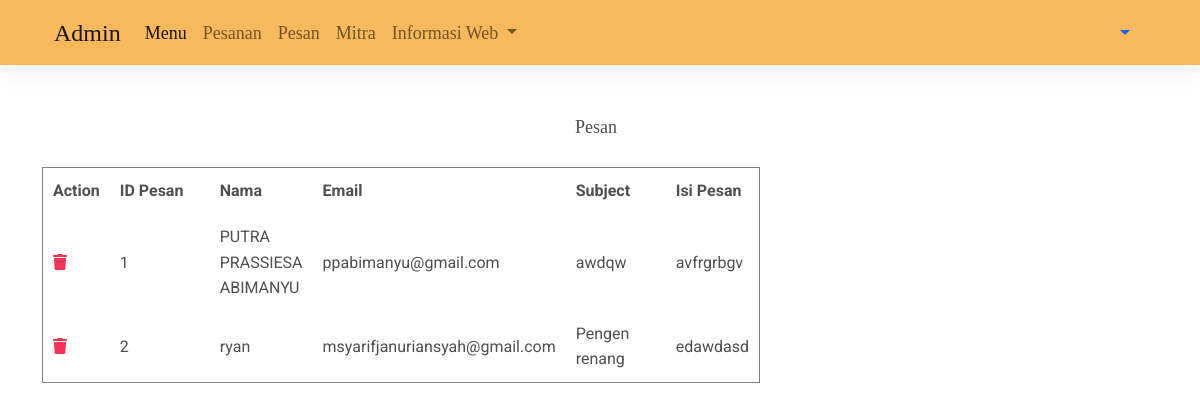
/admin/pesan/pesan.php, run on the app's committed database.
### tables this page shows
CREATE TABLE `contact_us` (
  `id_pesan` int(11) NOT NULL,
  `name_pesan` varchar(300) NOT NULL,
  `email_pesan` varchar(300) NOT NULL,
  `subject` text NOT NULL,
  `pesan` text NOT NULL
);

### web/admin/functions.php (called while the page is built, shortened)
<?php
$conn = mysqli_connect("localhost", "root", "", "multadzambakery");
function query($query)
{
	global $conn;
	$result = mysqli_query($conn, $query);
	$rows = [];
	while ($row = mysqli_fetch_assoc($result)) {
		$rows[] = $row;
	}
	return $rows;
}

### web/admin/pesan/pesan.php (the view, shortened to what this page needs)
<?php
require '../functions.php';
$pesans = query("SELECT * FROM contact_us");
?>
<!DOCTYPE html>
<html lang="en">
<head>
    <link rel="stylesheet" href="https://use.fontawesome.com/releases/v5.11.2/css/all.css" />
    <link rel="stylesheet" href="../../css/mdb.min.css" />
    <link rel="stylesheet" href="../../css/navbar.css">
</head>
<body>
    <nav class="navbar navbar-expand-lg navbar-light">
        <div class="container">
            <div class="container-fluid">
                <div class="collapse navbar-collapse" id="navbarSupportedContent">
                    <a class="navbar-brand" href="#">Admin</a>
                    <ul class="navbar-nav me-auto mb-2 mb-lg-0">
                        <li class="nav-item">
                            <a class="nav-link active" aria-current="page" href="../menu/index.php">Menu</a>
                        </li>
                        <li class="nav-item">
                            <a class="nav-link" href="#">Pesanan</a>
                        </li>
                        <li class="nav-item">
                            <a class="nav-link" href="#">Pesan</a>
                        </li>
                        <li class="nav-item">
                            <a class="nav-link" href="../mitra/mitra.php">Mitra</a>
                        </li>
                        <li class="nav-item dropdown">
                            <a class="nav-link dropdown-toggle" href="#" id="navbarDropdown" role="button" data-mdb-toggle="dropdown" aria-expanded="false">
                                Informasi Web
                            </a>
                    </ul>
                    <div class="d-flex input-group w-auto">
                        <div class="nav-item dropdown">
                            <a class="nav-link dropdown-toggle d-flex align-items-center" href="#" id="navbarDropdownMenuLink" role="button" data-mdb-toggle="dropdown" aria-expanded="false">
                            </a>
                        </div>
                    </div>
                </div>
            </div>
        </div>
    </nav>
    <div class="container mt-5">
        <div class="mx-auto" style="width: 50px;font-family: 'Cormorant Upright', serif;
  font-size: 18px;">Pesan</div><br>
        <table border="1" cellpadding="10" cellspacing="0">
            <tr>
                <th>Action</th>
                <th>ID Pesan</th>
                <th>Nama</th>
                <th>Email</th>
                <th>Subject</th>
                <th>Isi Pesan</th>
            </tr>
            <?php foreach ($pesans as $pesan) : ?>
                <tr>
                    <td>
                        <a href="../hapus.php?id_fm=<?= $pesan['id_pesan']; ?>" onclick="return confirm('yakin?');" class="link-danger"><i class=" fas fa-trash"></i></a>
                    </td>
                    <td width="100"><?= $pesan['id_pesan']; ?> </td>
                    <td width="100"><?= $pesan['name_pesan']; ?> </td>
                    <td width="100"><?= $pesan['email_pesan']; ?> </td>
                    <td width="100"><?= $pesan['subject']; ?> </td>
                    <td width=max><?= $pesan['pesan']; ?></td>
                </tr>
            <?php endforeach; ?>
        </table>
    </div>
</body>
</html>

### web/css/navbar.css (style rules this page uses)
.navbar { background-color: #f7b95c; font-family: "Cormorant Upright", serif; font-size: 18px; }
.navbar-brand { font-size: 24px; }

### data on the page
contact_us: id_pesan "1", name_pesan "PUTRA PRASSIESA ABIMANYU", email_pesan "ppabimanyu@gmail.com", subject "awdqw", pesan "avfrgrbgv"
contact_us: id_pesan "2", name_pesan "ryan", email_pesan "msyarifjanuriansyah@gmail.com", subject "Pengen renang", pesan "edawdasd"
